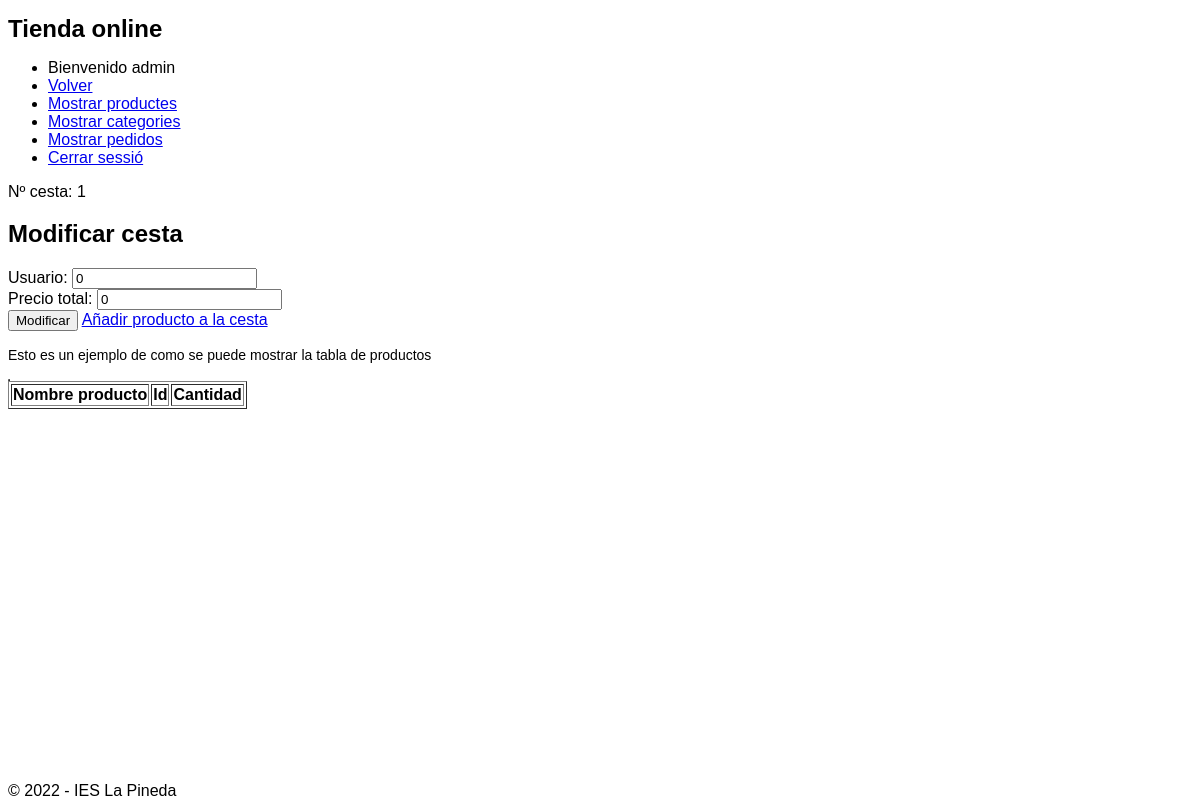
The page /admin/admin.php?controller=Cesta&action=iniciarModificarCesta&id_cesta=1 (signed in) on the database as committed earlier.
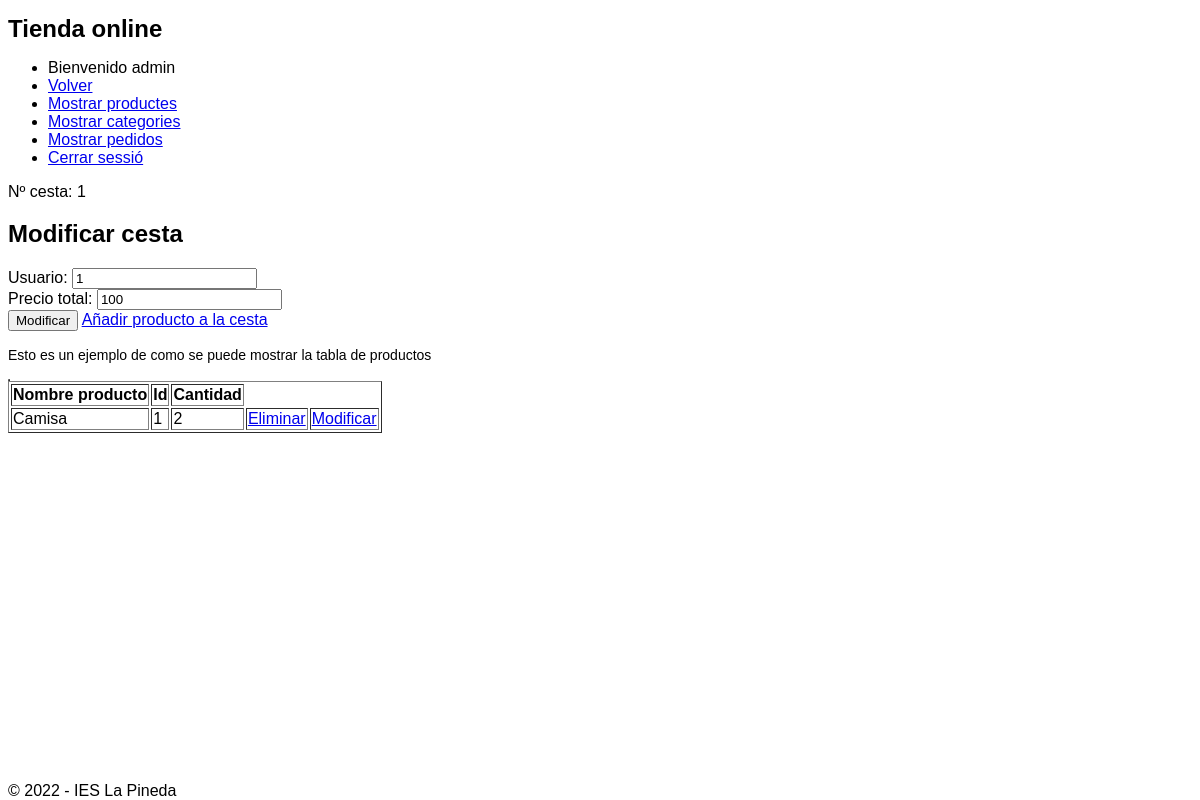
The same page on the database as committed later.
### tables this page shows
CREATE TABLE `cestas` (
  `id_cesta` int(15) NOT NULL,
  `fk_id_usuario` int(15) NOT NULL,
  `precio_total` int(15) NOT NULL
);

CREATE TABLE `productos` (
  `id_producto` int(11) NOT NULL,
  `nombre` varchar(255) NOT NULL,
  `descripcion` varchar(255) NOT NULL,
  `cantidad` int(255) NOT NULL,
  `precio` float NOT NULL,
  `categoria` int(255) NOT NULL,
  `foto` varchar(255) NOT NULL,
  `isactive` int(1) NOT NULL
);

### models/database.php (called while the page is built, shortened)
<?php
class Database{
    public function __construct(){
        $servername = "localhost";
        $dbname= "botiga";
        $username = "root";
        $password = "";
		$this->db = new PDO("mysql:host=$servername;dbname=$dbname",$username, $password);
    }
}

### admin/views/modificarCesta.php (the view, shortened to what this page needs)
<h2>Modificar cesta</h2>
<form action="admin.php?controller=Cesta&action=modificarCesta" method="post">
    Usuario:
    <input type="text" name="fk_id_usuario" value="<?php echo $cesta->getFkIdUsuario() ?>">
    <br />
    Precio total:
    <input type="text" name="precio_total" value="<?php echo $cesta->getPrecioTotal() ?>">
    <br />
    <input type="submit" value="Modificar">
    <?php
    $todosLosProductosCesta = $cesta->getListaProductos();
    require_once "./views/mostrarProductosCesta.php";
    ?>
</form>

### admin/admin.php (shortened to what this page needs)
<!DOCTYPE html>
<html lang="en">
<head>
    <link rel="stylesheet" href="../styles/style.css">
</head>
<body>
<?php
require_once "./views/menu.php";
if (isset($_GET['controller'])){
    $nombreController = $_GET['controller']."Controller";
}
else{
    $nombreController = "AdministradorController";
}
if(isset($_SESSION["role"])) {
    $role = $_SESSION['role'];
} else {
    $role = "";
}
if ($role != 'admin') {
    if (class_exists($nombreController)){
        $controlador = new $nombreController();
        if(isset($_GET['action'])){
            $action = $_GET['action'];
        }
        else{
            $action ="iniciarLogin";
        }
        $controlador->$action();
    }else{
        echo "No existe el controlador";
    }
} else {
    if (class_exists($nombreController)){
        $controlador = new $nombreController();
        if(isset($_GET['action'])){
            $action = $_GET['action'];
        }
        else{
            $action ="iniciarVistaProductos";
        }
        $controlador->$action();
    }else{
        echo "No existe el controlador";
    }
}
?>
</body>
</html>

### admin/views/menu.php
<ul>
    <?php
    if (isset($_SESSION["role"])) {
        $role = $_SESSION['role'];
    } else {
        $role = "";
    }
    if ($role == 'admin') {
        echo "<li>Bienvenido " . $_SESSION['role']."</li>";
        echo '<li> <a href="/botiga/index.php">Volver</a></li>';
        echo "<li> <a href= \"admin.php?controller=Administrador&action=iniciarVistaProductos\" >Mostrar productes</a></li>";
        echo "<li> <a href= \"admin.php?controller=Administrador&action=iniciarVistaCategorias\" >Mostrar categories</a></li>";
        echo "<li> <a href= \"admin.php?controller=Pedido&action=iniciarVistaPedidos\" >Mostrar pedidos</a></li>";
        echo "<li> <a href= \"admin.php?controller=Administrador&action=cerrarSesion\"> Cerrar sessió </a></li>";
    } else {
        echo '<li> <a href="/botiga/index.php">Volver</a></li>';
        echo "<li> <a href= \"admin.php?controller=Administrador&action=iniciarLogin\"> Login </a></li>";
        echo "<li> <a href= \"admin.php?controller=Administrador&action=cerrarSesion\"> Cerrar sessió </a></li>";
    }
    ?>
</ul>

### admin/controllers/CestaController.php (shortened to what this page needs)
<?php
class CestaController {
    public function iniciarModificarCesta()
    {
        if (isset($_GET['id_cesta'])) {
            $id = $_GET['id_cesta'];
            require_once "./models/cesta.php";
            $cesta = new Cesta();
            $cesta->setIdCesta($id);
            $cesta->conectar();
            $cesta->fetchCesta();
            require_once "./views/modificarCesta.php";
        } else {
            $id = "";
            echo "Error, no se ha encontrado el producto";
        }
    }
}
?>

### admin/models/cesta.php (shortened to what this page needs)
<?php
require_once("../models/database.php");
class Cesta extends Database
{
    private $id_cesta;
    private $fk_id_usuario;
    private $lista_productos;
    private $precio_total;
    function getIdCesta()
    {
        return $this->id_cesta;
    }
    function getFkIdUsuario()
    {
        return $this->fk_id_usuario;
    }
    function getListaProductos()
    {
        return $this->lista_productos;
    }
    function getPrecioTotal()
    {
        return $this->precio_total;
    }
    function setIdCesta($id_cesta)
    {
        $this->id_cesta = $id_cesta;
    }
    function conectar()
    {
        $this->db->query("SET NAMES 'utf8'");
    }
    function fetchCesta() {
        $sql = "SELECT * FROM cestas WHERE id_cesta = ".$this->id_cesta;
        echo "Nº cesta: ".$this->id_cesta;
        $result = $this->db->query($sql);
        $row = $result->fetch(PDO::FETCH_ASSOC);
        $this->fk_id_usuario = $row['fk_id_usuario'];
        $this->precio_total = $row['precio_total'];
        $sql = "SELECT * FROM cesta_productos WHERE fk_id_cesta = ".$this->id_cesta;
        $result = $this->db->query($sql);
        for ($i = 0; $i < $result->rowCount(); $i++) {
            $row = $result->fetch(PDO::FETCH_ASSOC);
            $id_producto = $row['fk_id_producto'];
            $sql = "SELECT * FROM productos WHERE id_producto = " . $id_producto;
            $result2 = $this->db->query($sql);
            $row2 = $result2->fetch(PDO::FETCH_ASSOC);
            $this->lista_productos[$i]['nombre'] = $row2['nombre'];
            $this->lista_productos[$i]['fk_id_producto'] = $row2['id_producto'];
            $this->lista_productos[$i]['cantidad'] = $row['cantidad'];
        }
    }
}

### admin/views/mostrarProductosCesta.php (shortened to what this page needs)
<?php
  if ($_SESSION['role'] == 'admin') {
  echo "<a href='admin.php?controller=Cesta&action=iniciarAltaProductoCesta&id_cesta=".$cesta->getIdCesta()."' class='btn btn-primary'>Añadir producto a la cesta</a>";
   echo "<table border='1'>";
    echo "<p>Esto es un ejemplo de como se puede mostrar la tabla de productos</p>";
    echo "<table border='1'>";
    echo "<tr>";
    echo "<th>Nombre producto</th>";
    echo "<th>Id</th>";
    echo "<th>Cantidad</th>";
    echo "</tr>";
    foreach ($todosLosProductosCesta as $producto) {
      echo "<tr>";
      echo "<td>". $producto['nombre'] . "</td>";
      echo "<td>".$producto['fk_id_producto']."</td>";
      echo "<td>". $producto['cantidad'] . "</td>";
      echo "<td><a href='?controller=Cesta&action=eliminarProductoCesta&fk_id_producto=".$producto['fk_id_producto']."&fk_id_cesta=".$cesta->getIdCesta()."'>Eliminar</a></td>";
      echo "<td><a href='?controller=Cesta&action=iniciarModificarProductoCesta&fk_id_producto=".$producto['fk_id_producto']."&fk_id_cesta=".$cesta->getIdCesta()."&cantidad=".$producto['cantidad']."'>Modificar</a></td>";
      echo "</tr>";
  }
    echo "</table>";
} else {
  echo "<p>Debes ser administrador para ver esta pagina</p>";
  header("Refresh:3; url=admin.php");
}
?>

### styles/style.css (style rules this page uses)
* { font-family: Verdana, Geneva, Tahoma, sans-serif; }
h1 { font-family: Verdana, Geneva, sans-serif; font-size: 24px; font-style: normal; font-variant: normal; font-weight: 700; line-height: 26.4px; }
p { font-family: Verdana, Geneva, sans-serif; font-size: 14px; font-style: normal; font-variant: normal; font-weight: 400; line-height: 20px; }

Rows that differ between the two databases and show on the page:
changed cestas: fk_id_usuario "0" → "1"; precio_total "0" → "100"
now on this page (row unchanged): productos: nombre "Camisa", fk_id_producto "1", cantidad "2"
